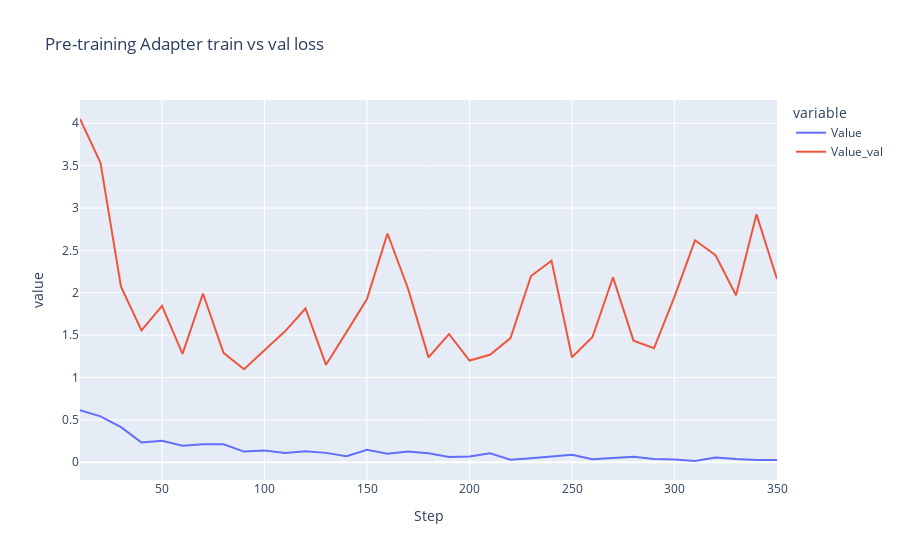

Notebook cell for this chart:
### Code cell
import plotly.express as px

fig = px.line(df_merged, x="Step", y=["Value", "Value_val"], title=f"Pre-training Adapter train vs val loss")
fig.show()

### Figure 1 — Plotly figure (JSON) as saved in the notebook; plotly's stock layout.template omitted (floating-point values rounded to 4 significant figures)
{"data": [{"hovertemplate": "variable=Value<br>Step=%{x}<br>value=%{y}<extra></extra>", "legendgroup": "Value", "line": {"color": "#636efa", "dash": "solid"}, "marker": {"symbol": "circle"}, "mode": "lines", "name": "Value", "orientation": "v", "showlegend": true, "type": "scatter", "x": [10, 20, 30, 40, 50, 60, 70, 80, 90, 100, 110, 120, 130, 140, 150, 160, 170, 180, 190, 200, 210, 220, 230, 240, 250, 260, 270, 280, 290, 300, 310, 320, 330, 340, 350], "xaxis": "x", "y": [0.6141, 0.5408, 0.4147, 0.2319, 0.2522, 0.1937, 0.211, 0.2125, 0.1258, 0.1372, 0.1076, 0.1286, 0.1105, 0.07155, 0.1459, 0.09928, 0.1278, 0.1068, 0.06172, 0.06728, 0.1054, 0.03011, 0.04589, 0.06463, 0.08804, 0.03617, 0.05037, 0.06398, 0.03789, 0.0319, 0.01454, 0.05558, 0.03719, 0.02565, 0.02688], "yaxis": "y"}, {"hovertemplate": "variable=Value_val<br>Step=%{x}<br>value=%{y}<extra></extra>", "legendgroup": "Value_val", "line": {"color": "#EF553B", "dash": "solid"}, "marker": {"symbol": "circle"}, "mode": "lines", "name": "Value_val", "orientation": "v", "showlegend": true, "type": "scatter", "x": [10, 20, 30, 40, 50, 60, 70, 80, 90, 100, 110, 120, 130, 140, 150, 160, 170, 180, 190, 200, 210, 220, 230, 240, 250, 260, 270, 280, 290, 300, 310, 320, 330, 340, 350], "xaxis": "x", "y": [4.051, 3.533, 2.071, 1.557, 1.845, 1.278, 1.991, 1.291, 1.097, 1.322, 1.545, 1.814, 1.149, 1.535, 1.926, 2.699, 2.05, 1.237, 1.513, 1.201, 1.268, 1.465, 2.198, 2.379, 1.239, 1.479, 2.183, 1.435, 1.345, 1.953, 2.619, 2.445, 1.97, 2.925, 2.163], "yaxis": "y"}], "layout": {"legend": {"title": {"text": "variable"}, "tracegroupgap": 0}, "title": {"text": "Pre-training Adapter train vs val loss"}, "xaxis": {"anchor": "y", "domain": [0, 1], "title": {"text": "Step"}}, "yaxis": {"anchor": "x", "domain": [0, 1], "title": {"text": "value"}}}}
